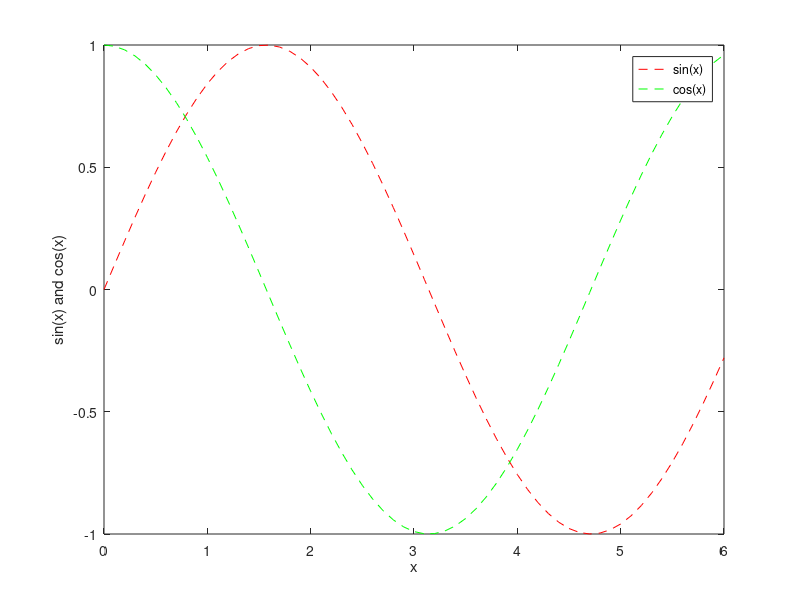

The MATLAB source for this figure:
% PLOTTING SINE AND COSINE LINE IN SAME GRAPH
x=[0:0.1:6];
plot(x,sin(x),'--r',x,cos(x),'--g');
xlabel('x');
ylabel('sin(x) and cos(x)');
legend('sin(x)','cos(x)');